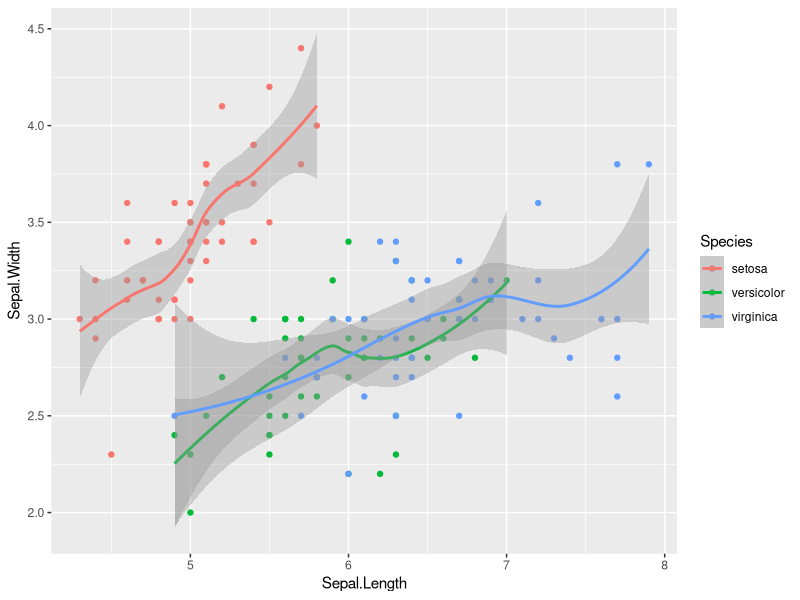
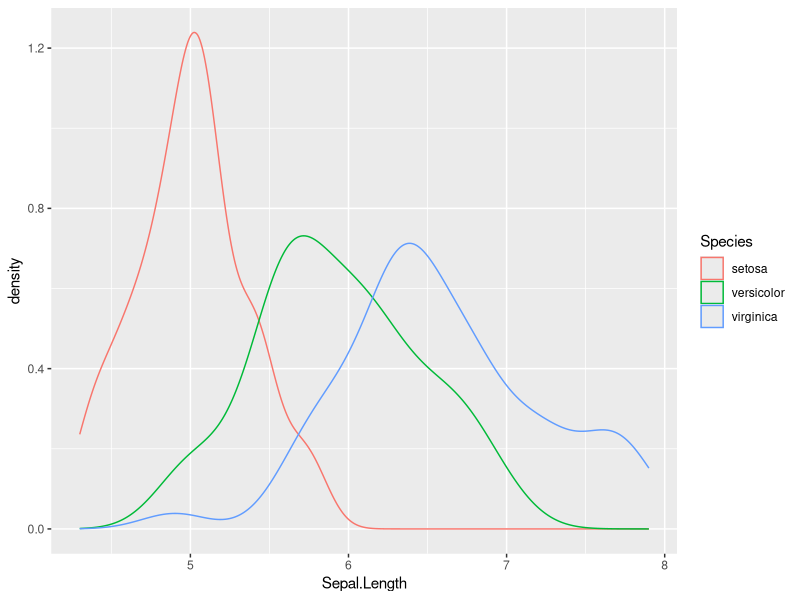
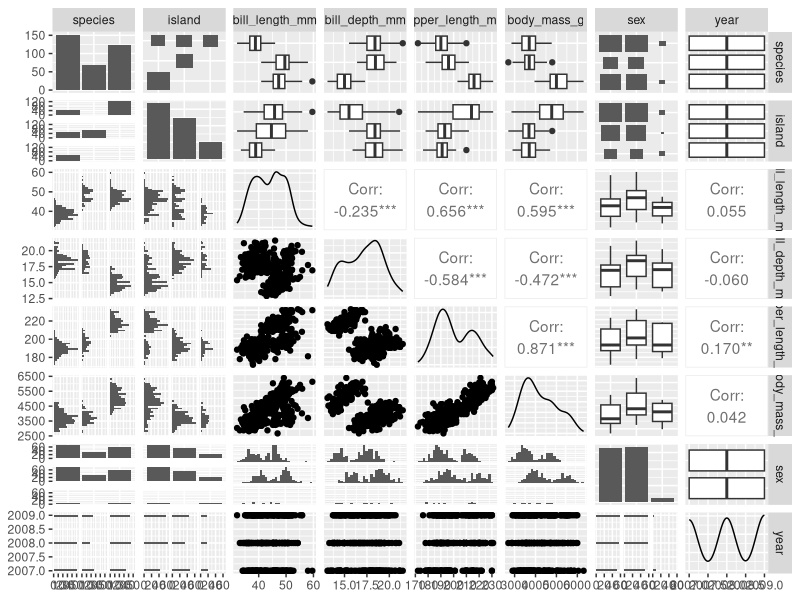
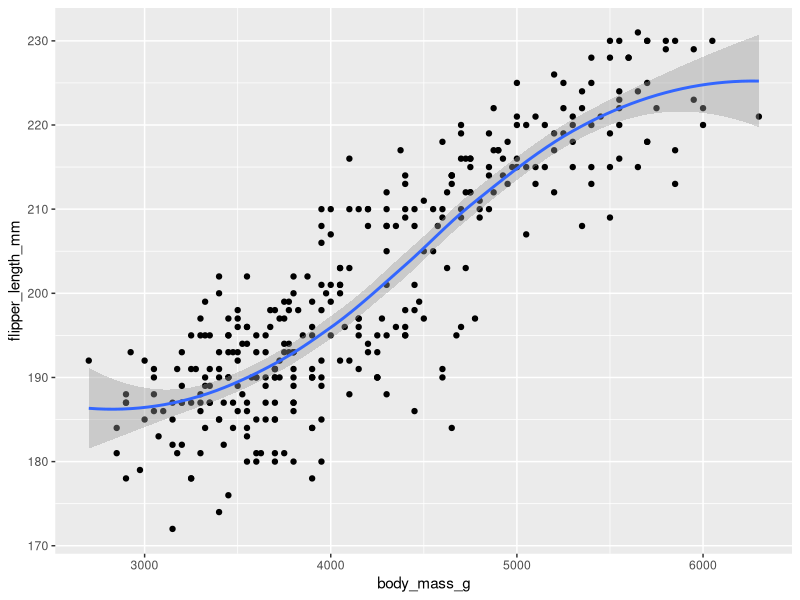

R code for these plots, in order:
iris #automatically added in R so we can practice
# what kind of project is Iris?
class(iris)
#data frame = group of vectors that have inherent order. each column/vector is a variable

#what kinds of species did they find in this data set 
iris$Species

class(iris$Species)
  # factors have levels, list of acceptable values. I can't just throw in another species 

unique(iris$Species)
table(iris$Species)


#packages, functions written by someone else that you can download to analyze data
  # click on passages tab, then click install 
  # CRAN r, task views, peer reviewed packages 
  
install.packages("easystats", repos = "https://easystats.r-universe.dev")


# R doesn't know about them, they are hiding somewhere on my computer
library(tidyverse)

# "::" - see all functions under package title

# %>%  #control+shift+m takes output from left as first argument of next line. Pipe

iris$Species %>% table()

#ggplot2 - best way to make graphs right now 

ggplot(iris,aes(x=Sepal.Length,y=Sepal.Width,color=Species)) + 
  geom_point() + 
  geom_smooth()

iris$Sepal.Length %>% mean()
iris$Sepal.Length>6
iris$Species == "setosa" # puts out 150 true/false list 
setosa <- iris[iris$Species == "setosa",] #shoots out all labelled setosa
versicolor <- iris[iris$Species == "versicolor",]
virginica <- iris[iris$Species == "virginica",]

setosa$Sepal.Length %>% mean()
versicolor$Sepal.Length %>% mean()
virginica$Sepal.Length %>% mean()

# highlight and do control+F to find and replace

virginica$Sepal.Length %>% sd()

# take data frame, get only Species, then get summary
iris %>% 
  group_by(Species) %>% 
  summarize(MeanSepLength = mean(Sepal.Length),      # pay attention to SUMMARIZE
            SDSepLength = sd(Sepal.Length) ,
            MinSepLength = min(Sepal.Length),
            MaxSepLength = max(Sepal.Length))

iris$Sepal.Length %>% summary()

iris %>% 
  ggplot(aes(x=Sepal.Length,color=Species))+
  geom_density()



library(palmerpenguins)
names(penguins)        
summary(penguins)

table(penguins$species,penguins$island)

library(GGally)
ggpairs(penguins) #gives all possible graphs


ggplot(penguins,aes(x=body_mass_g,y=flipper_length_mm))+
  geom_point()+
  geom_smooth()
